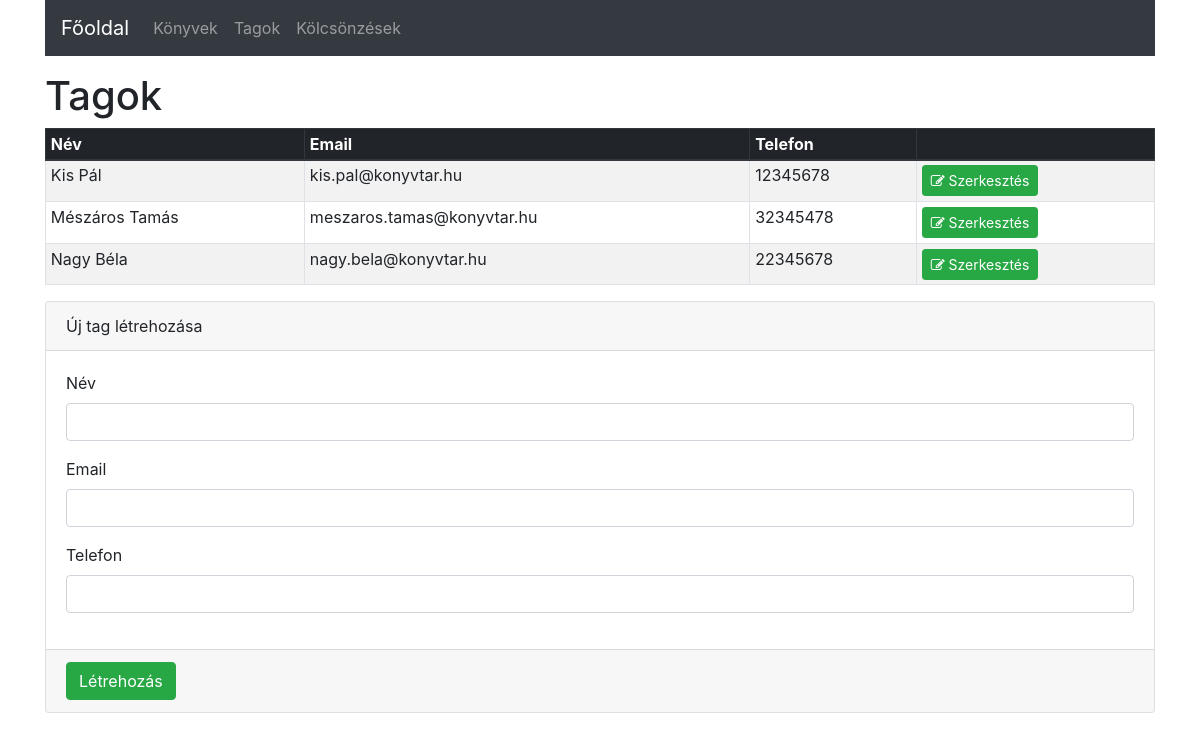
/members.php, run on the app's committed database.
### tables this page shows
create table tag(
	id int  primary key auto_increment,
    nev nvarchar(55) not null,
    email nvarchar(45),
    telefon nvarchar(45)
);

### members.php (the view, shortened to what this page needs)
<?php
$link = getDb();
?>
<html>
<head>
    <link rel="stylesheet" href="https://maxcdn.bootstrapcdn.com/bootstrap/4.0.0/css/bootstrap.min.css">
    <link rel="stylesheet" href="https://maxcdn.bootstrapcdn.com/font-awesome/4.7.0/css/font-awesome.min.css">
    <link rel="stylesheet" href="library.css">
</head>
<body>
    <div class="container main-content">
        <h1>Tagok</h1>
        <?php
            $eredmeny = mysqli_query($link, "SELECT id, nev, email, telefon FROM tag ORDER BY nev");
        ?>
            <table class="table table-striped table-sm table-bordered">
                <thead class="thead-dark">
                    <tr>
                        <th>Név</th>
                        <th>Email</th>
                        <th>Telefon</th>
                        <th></th>
                    </tr>
                </thead>
                <tbody>
                <?php while ($row = mysqli_fetch_array($eredmeny)): ?>
                    <tr>
                        <td><?=$row['nev']?></td>
                        <td><?=$row['email']?></td>
                        <td><?=$row['telefon']?></td>
                        <td>
                            <a class="btn btn-success btn-sm" href="edit-member.php?memberid=<?=$row['id']?>">
                                <i class="fa fa-edit"></i> Szerkesztés
                            </a>
                        </td>
                    </tr>
                <?php endwhile; ?>
                </tbody>
            </table>
            <form method="post" action="">
                <div class="card">
                    <div class="card-header">
                        Új tag létrehozása
                    </div>
                    <div class="card-body">
                            <div class="form-group">
                                <label for="nev">Név</label>
                                <input required class="form-control" name="nev" id="nev" type="text" />
                            </div>
                            <div class="form-group">
                                <label for="email">Email</label>
                                <input  class="form-control" name="email" id="email" type="text"  />
                            </div>
                            <div class="form-group">
                                <label for="telefon">Telefon</label>
                                <input class="form-control" name="telefon" id="telefon" type="text"  />
                            </div>
                    </div>
                    <div class="card-footer">
                    <input class="btn btn-success" name="create" type="submit" value="Létrehozás" />
                    </div>
                </div>
            </form>
    </div>
</body>
</html>

### library.css (style rules this page uses)
.main-content { margin-top:1em; }

### data on the page
tag: nev "Kis Pál", email "kis.pal@konyvtar.hu", telefon "12345678"
tag: nev "Mészáros Tamás", email "meszaros.tamas@konyvtar.hu", telefon "32345478"
tag: nev "Nagy Béla", email "nagy.bela@konyvtar.hu", telefon "22345678"
